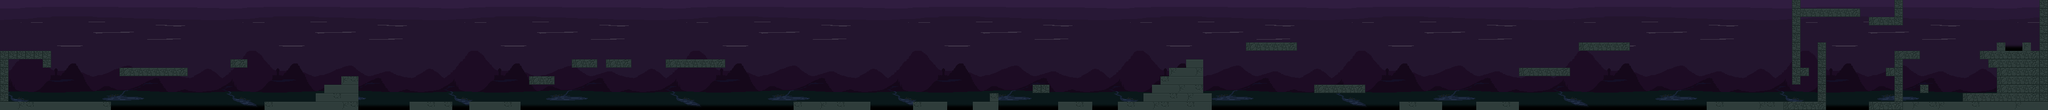

Rendered tile map (Tiled .tmx) drawn with the repository's tilesets; below, a short description and the map source with its tile grids summarised:
An orthogonal 240x13 tile map with 16x16 px tiles, 2 tile layers (Background, Graphics) and 55 objects.

<map version="1.0" orientation="orthogonal" renderorder="right-down" width="240" height="13" tilewidth="16" tileheight="16" nextobjectid="71">
 <tileset firstgid="1" name="spritesheet" tilewidth="16" tileheight="16" tilecount="364" columns="26">
  <image source="spritesheet.png" width="416" height="224" />
 </tileset>
 <layer name="Background" width="240" height="13">
  <data>[3120 cells, 3120 non-empty, 338 distinct tile ids]</data>
 </layer>
 <layer name="Graphics" width="240" height="13">
  <data>[3120 cells, 448 non-empty, 9 distinct tile ids]</data>
 </layer>
 <objectgroup name="Ground">
  <object id="6" x="0" y="192" width="208" height="16" />
  <object id="7" x="0" y="96" width="16" height="96" />
  <object id="8" x="16" y="96" width="80" height="16" />
  <object id="9" x="80" y="112" width="16" height="16" />
  <object id="11" x="496" y="192" width="176" height="16" />
  <object id="12" x="592" y="176" width="80" height="16" />
  <object id="13" x="608" y="160" width="64" height="16" />
  <object id="14" x="640" y="144" width="32" height="16" />
  <object id="15" x="768" y="192" width="80" height="16" />
  <object id="16" x="880" y="192" width="96" height="16" />
  <object id="17" x="1488" y="192" width="144" height="16" />
  <object id="18" x="1712" y="192" width="64" height="16" />
  <object id="19" x="1824" y="192" width="48" height="16" />
  <object id="20" x="1856" y="176" width="16" height="16" />
  <object id="21" x="1984" y="192" width="64" height="16" />
  <object id="22" x="2096" y="192" width="176" height="16" />
  <object id="23" x="2144" y="176" width="128" height="16" />
  <object id="24" x="2160" y="160" width="96" height="16" />
  <object id="25" x="2176" y="144" width="80" height="16" />
  <object id="26" x="2192" y="128" width="64" height="16" />
  <object id="27" x="2224" y="112" width="32" height="16" />
  <object id="28" x="2624" y="192" width="80" height="16" />
  <object id="29" x="2768" y="192" width="80" height="16" />
  <object id="30" x="3200" y="192" width="224" height="16" />
  <object id="32" x="3504" y="192" width="336" height="16" />
 </objectgroup>
 <objectgroup name="Pipes" />
 <objectgroup name="Coins" />
 <objectgroup name="Bricks">
  <object id="35" x="224" y="128" width="128" height="16" />
  <object id="36" x="432" y="112" width="32" height="16" />
  <object id="37" x="992" y="144" width="48" height="16" />
  <object id="38" x="1072" y="112" width="48" height="16" />
  <object id="39" x="1136" y="112" width="48" height="16" />
  <object id="40" x="1248" y="112" width="112" height="16" />
  <object id="41" x="1936" y="160" width="32" height="16" />
  <object id="42" x="2336" y="80" width="96" height="16" />
  <object id="43" x="2464" y="160" width="96" height="16" />
  <object id="44" x="2848" y="128" width="96" height="16" />
  <object id="45" x="2960" y="80" width="96" height="16" />
  <object id="46" x="3360" y="0" width="16" height="160" />
  <object id="48" x="3376" y="128" width="16" height="16" />
  <object id="49" x="3408" y="80" width="16" height="112" />
  <object id="51" x="3376" y="16" width="112" height="16" />
  <object id="52" x="3504" y="32" width="64" height="16" />
  <object id="53" x="3552" y="0" width="16" height="32" />
  <object id="55" x="3552" y="96" width="16" height="96" />
  <object id="56" x="3536" y="128" width="16" height="16" />
  <object id="58" x="3568" y="96" width="32" height="16" />
  <object id="59" x="3600" y="160" width="16" height="16" />
  <object id="60" x="3680" y="176" width="160" height="16" />
  <object id="61" x="3744" y="160" width="96" height="16" />
  <object id="62" x="3744" y="144" width="96" height="16" />
  <object id="64" x="3744" y="128" width="96" height="16" />
  <object id="65" x="3728" y="112" width="112" height="16" />
  <object id="67" x="3712" y="96" width="128" height="16" />
  <object id="68" x="3824" y="0" width="16" height="96" />
  <object id="69" x="3792" y="80" width="16" height="16" />
  <object id="70" x="3744" y="80" width="16" height="16" />
 </objectgroup>
 <objectgroup name="Goombas" />
 <objectgroup name="Turtles" />
</map>